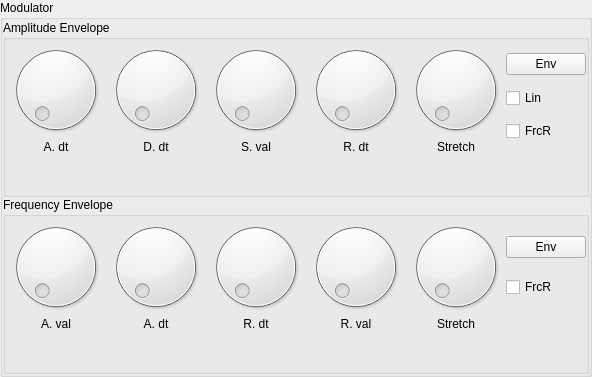
          <widget class="QGroupBox" name="groupBox_4">
           <property name="title">
            <string>Modulator</string>
           </property>
           <layout class="QVBoxLayout" name="verticalLayout_6">
            <property name="spacing">
             <number>0</number>
            </property>
            <property name="margin">
             <number>0</number>
            </property>
            <item>
             <widget class="GroupBox" name="amplitudeEnvelope_2">
              <property name="title">
               <string>Amplitude Envelope</string>
              </property>
              <property name="controlId" stdset="0">
               <string/>
              </property>
              <layout class="QGridLayout" name="gridLayout_10">
               <property name="margin">
                <number>0</number>
               </property>
               <property name="spacing">
                <number>0</number>
               </property>
               <item row="0" column="0">
                <widget class="Dial" name="a_dt_2">
                 <property name="sizePolicy">
                  <sizepolicy hsizetype="Preferred" vsizetype="Preferred">
                   <horstretch>0</horstretch>
                   <verstretch>0</verstretch>
                  </sizepolicy>
                 </property>
                 <property name="controlId" stdset="0">
                  <string>A_dt</string>
                 </property>
                </widget>
               </item>
               <item row="0" column="1">
                <widget class="Dial" name="d_dt_2">
                 <property name="sizePolicy">
                  <sizepolicy hsizetype="Preferred" vsizetype="Preferred">
                   <horstretch>0</horstretch>
                   <verstretch>0</verstretch>
                  </sizepolicy>
                 </property>
                 <property name="controlId" stdset="0">
                  <string>D_dt</string>
                 </property>
                </widget>
               </item>
               <item row="0" column="2">
                <widget class="Dial" name="s_val_2">
                 <property name="sizePolicy">
                  <sizepolicy hsizetype="Preferred" vsizetype="Preferred">
                   <horstretch>0</horstretch>
                   <verstretch>0</verstretch>
                  </sizepolicy>
                 </property>
                 <property name="controlId" stdset="0">
                  <string>S_val</string>
                 </property>
                </widget>
               </item>
               <item row="0" column="3">
                <widget class="Dial" name="r_dt_4">
                 <property name="sizePolicy">
                  <sizepolicy hsizetype="Preferred" vsizetype="Preferred">
                   <horstretch>0</horstretch>
                   <verstretch>0</verstretch>
                  </sizepolicy>
                 </property>
                 <property name="controlId" stdset="0">
                  <string>R_dt</string>
                 </property>
                </widget>
               </item>
               <item row="0" column="4">
                <widget class="Dial" name="stretch_2">
                 <property name="sizePolicy">
                  <sizepolicy hsizetype="Preferred" vsizetype="Preferred">
                   <horstretch>0</horstretch>
                   <verstretch>0</verstretch>
                  </sizepolicy>
                 </property>
                 <property name="controlId" stdset="0">
                  <string>env_stretch</string>
                 </property>
                </widget>
               </item>
               <item row="1" column="0">
                <widget class="QLabel" name="label_62">
                 <property name="text">
                  <string>A. dt</string>
                 </property>
                 <property name="alignment">
                  <set>Qt::AlignCenter</set>
                 </property>
                </widget>
               </item>
               <item row="1" column="1">
                <widget class="QLabel" name="label_64">
                 <property name="text">
                  <string>D. dt</string>
                 </property>
                 <property name="alignment">
                  <set>Qt::AlignCenter</set>
                 </property>
                </widget>
               </item>
               <item row="1" column="2">
                <widget class="QLabel" name="label_65">
                 <property name="text">
                  <string>S. val</string>
                 </property>
                 <property name="alignment">
                  <set>Qt::AlignCenter</set>
                 </property>
                </widget>
               </item>
               <item row="1" column="3">
                <widget class="QLabel" name="label_66">
                 <property name="text">
                  <string>R. dt</string>
                 </property>
                 <property name="alignment">
                  <set>Qt::AlignCenter</set>
                 </property>
                </widget>
               </item>
               <item row="1" column="4">
                <widget class="QLabel" name="label_67">
                 <property name="text">
                  <string>Stretch</string>
                 </property>
                 <property name="alignment">
                  <set>Qt::AlignCenter</set>
                 </property>
                </widget>
               </item>
               <item row="0" column="5" rowspan="2">
                <widget class="QWidget" name="widget_7" native="true">
                 <layout class="QVBoxLayout" name="verticalLayout_10">
                  <property name="spacing">
                   <number>0</number>
                  </property>
                  <property name="margin">
                   <number>0</number>
                  </property>
                  <item>
                   <widget class="QPushButton" name="pushButton_7">
                    <property name="text">
                     <string>Env</string>
                    </property>
                   </widget>
                  </item>
                  <item>
                   <widget class="CheckBox" name="checkBox_2">
                    <property name="text">
                     <string>Lin</string>
                    </property>
                    <property name="controlId" stdset="0">
                     <string>linear_envelope</string>
                    </property>
                   </widget>
                  </item>
                  <item>
                   <widget class="CheckBox" name="checkBox_8">
                    <property name="text">
                     <string>FrcR</string>
                    </property>
                    <property name="controlId" stdset="0">
                     <string>forced_release</string>
                    </property>
                   </widget>
                  </item>
                 </layout>
                </widget>
               </item>
               <item row="2" column="3">
                <spacer name="verticalSpacer_10">
                 <property name="orientation">
                  <enum>Qt::Vertical</enum>
                 </property>
                 <property name="sizeHint" stdset="0">
                  <size>
                   <width>20</width>
                   <height>40</height>
                  </size>
                 </property>
                </spacer>
               </item>
              </layout>
             </widget>
            </item>
            <item>
             <widget class="GroupBox" name="frequencyEnvelope_2">
              <property name="title">
               <string>Frequency Envelope</string>
              </property>
              <property name="controlId" stdset="0">
               <string/>
              </property>
              <layout class="QGridLayout" name="gridLayout_12">
               <property name="margin">
                <number>0</number>
               </property>
               <property name="spacing">
                <number>0</number>
               </property>
               <item row="0" column="0">
                <widget class="Dial" name="a_dt_5">
                 <property name="sizePolicy">
                  <sizepolicy hsizetype="Preferred" vsizetype="Preferred">
                   <horstretch>0</horstretch>
                   <verstretch>0</verstretch>
                  </sizepolicy>
                 </property>
                 <property name="controlId" stdset="0">
                  <string>A_val</string>
                 </property>
                </widget>
               </item>
               <item row="0" column="1">
                <widget class="Dial" name="d_dt_7">
                 <property name="sizePolicy">
                  <sizepolicy hsizetype="Preferred" vsizetype="Preferred">
                   <horstretch>0</horstretch>
                   <verstretch>0</verstretch>
                  </sizepolicy>
                 </property>
                 <property name="controlId" stdset="0">
                  <string>A_dt</string>
                 </property>
                </widget>
               </item>
               <item row="0" column="2">
                <widget class="Dial" name="s_val_10">
                 <property name="sizePolicy">
                  <sizepolicy hsizetype="Preferred" vsizetype="Preferred">
                   <horstretch>0</horstretch>
                   <verstretch>0</verstretch>
                  </sizepolicy>
                 </property>
                 <property name="controlId" stdset="0">
                  <string>R_dt</string>
                 </property>
                </widget>
               </item>
               <item row="0" column="4">
                <widget class="Dial" name="stretch_5">
                 <property name="sizePolicy">
                  <sizepolicy hsizetype="Preferred" vsizetype="Preferred">
                   <horstretch>0</horstretch>
                   <verstretch>0</verstretch>
                  </sizepolicy>
                 </property>
                 <property name="controlId" stdset="0">
                  <string>env_stretch</string>
                 </property>
                </widget>
               </item>
               <item row="1" column="0">
                <widget class="QLabel" name="label_68">
                 <property name="text">
                  <string>A. val</string>
                 </property>
                 <property name="alignment">
                  <set>Qt::AlignCenter</set>
                 </property>
                </widget>
               </item>
               <item row="1" column="1">
                <widget class="QLabel" name="label_74">
                 <property name="text">
                  <string>A. dt</string>
                 </property>
                 <property name="alignment">
                  <set>Qt::AlignCenter</set>
                 </property>
                </widget>
               </item>
               <item row="1" column="2">
                <widget class="QLabel" name="label_75">
                 <property name="text">
                  <string>R. dt</string>
                 </property>
                 <property name="alignment">
                  <set>Qt::AlignCenter</set>
                 </property>
                </widget>
               </item>
               <item row="1" column="3">
                <widget class="QLabel" name="label_76">
                 <property name="text">
                  <string>R. val</string>
                 </property>
                 <property name="alignment">
                  <set>Qt::AlignCenter</set>
                 </property>
                </widget>
               </item>
               <item row="1" column="4">
                <widget class="QLabel" name="label_77">
                 <property name="text">
                  <string>Stretch</string>
                 </property>
                 <property name="alignment">
                  <set>Qt::AlignCenter</set>
                 </property>
                </widget>
               </item>
               <item row="0" column="5">
                <widget class="QWidget" name="widget_8" native="true">
                 <layout class="QVBoxLayout" name="verticalLayout_11">
                  <property name="spacing">
                   <number>0</number>
                  </property>
                  <property name="margin">
                   <number>0</number>
                  </property>
                  <item>
                   <widget class="QPushButton" name="pushButton_8">
                    <property name="text">
                     <string>Env</string>
                    </property>
                   </widget>
                  </item>
                  <item>
                   <widget class="CheckBox" name="checkBox_5">
                    <property name="text">
                     <string>FrcR</string>
                    </property>
                    <property name="controlId" stdset="0">
                     <string>forced_release</string>
                    </property>
                   </widget>
                  </item>
                 </layout>
                </widget>
               </item>
               <item row="0" column="3">
                <widget class="Dial" name="r_dt_6">
                 <property name="sizePolicy">
                  <sizepolicy hsizetype="Preferred" vsizetype="Preferred">
                   <horstretch>0</horstretch>
                   <verstretch>0</verstretch>
                  </sizepolicy>
                 </property>
                 <property name="controlId" stdset="0">
                  <string>R_val</string>
                 </property>
                </widget>
               </item>
               <item row="2" column="3">
                <spacer name="verticalSpacer_11">
                 <property name="orientation">
                  <enum>Qt::Vertical</enum>
                 </property>
                 <property name="sizeHint" stdset="0">
                  <size>
                   <width>20</width>
                   <height>40</height>
                  </size>
                 </property>
                </spacer>
               </item>
              </layout>
             </widget>
            </item>
           </layout>
          </widget>
